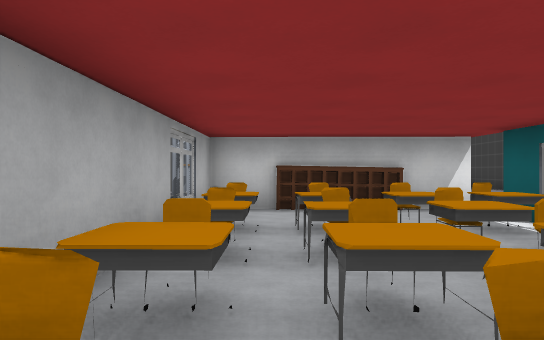
[1] (above)

24 first-person views from a walk through a Godot game level. The camera is 1.5 m above the floor, looks level and sees 70° across. The floor is counted in squares, 2 m on a side. Each view is taken from the middle of a square. On the plan, view 1 faces up. The plan holds only what a view shows up to about 12 squares ahead; the rest is blank. The place goes on beyond the plan. Characters and animated objects are left out. Some surface patterns are stand-ins.

[2]
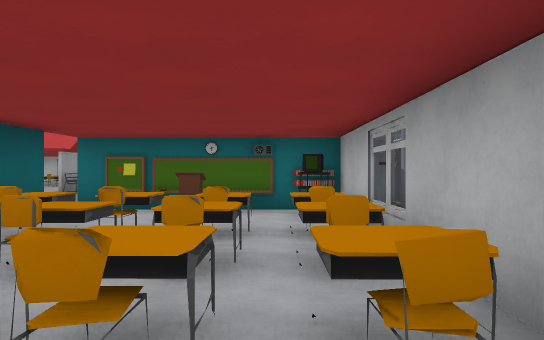

[3]
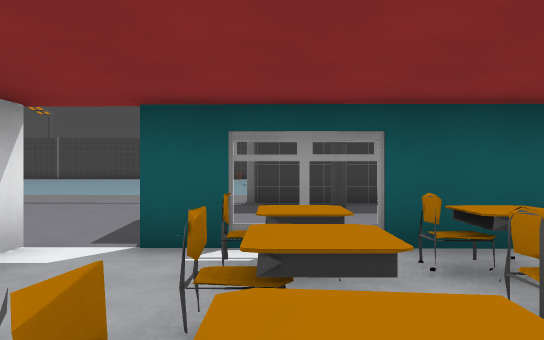

[4]
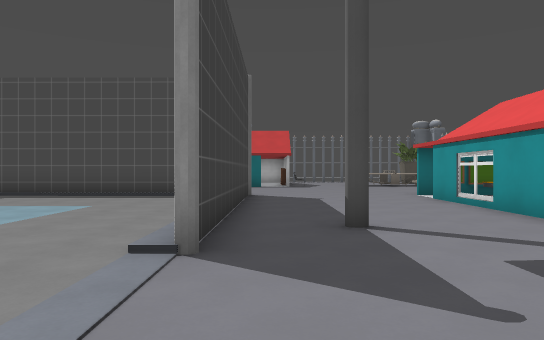

[5]
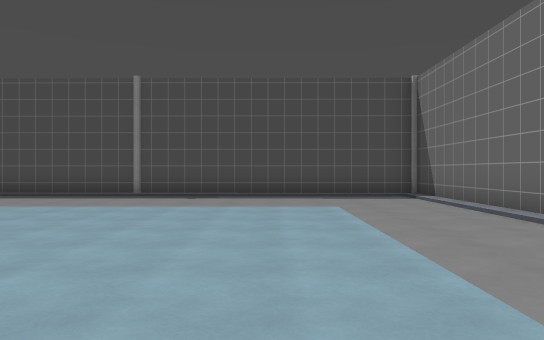

[6]
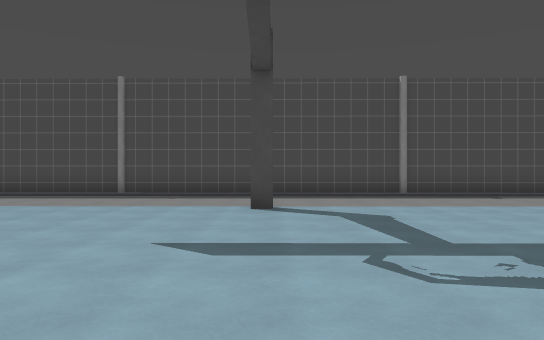

[7]
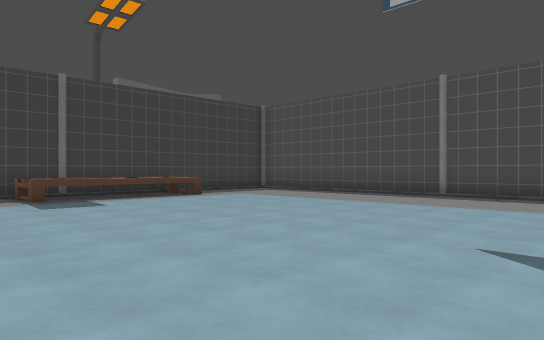

[8]
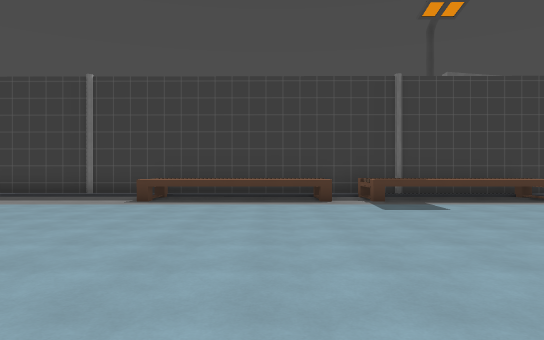

[9]
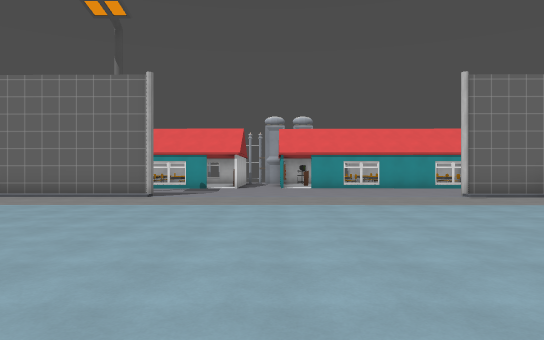

[10]
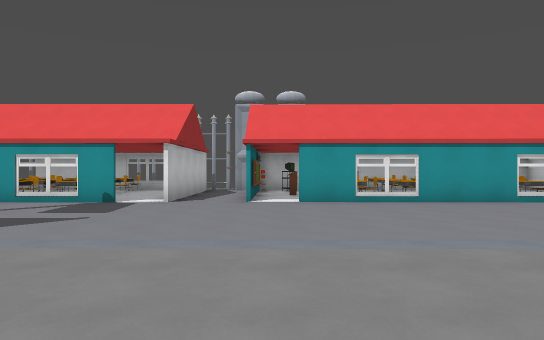

[11]
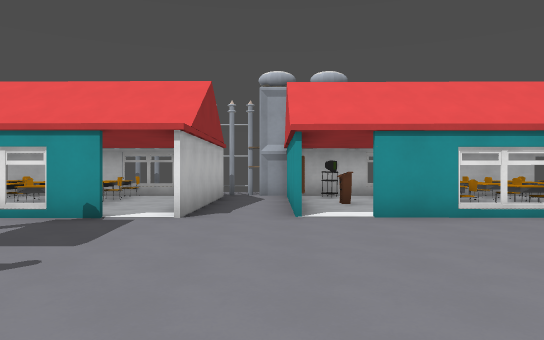

[12]
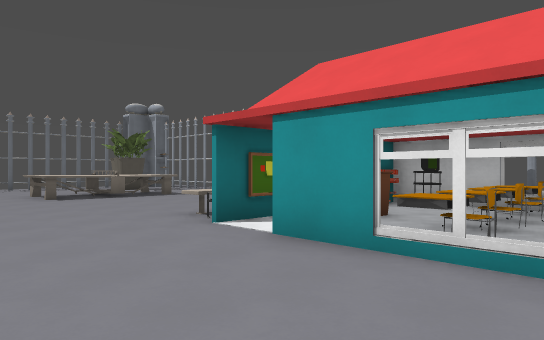

[13]
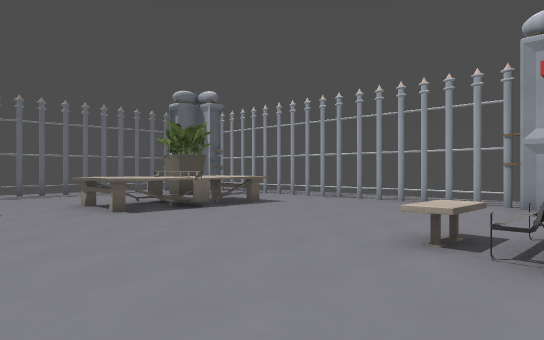

[14]
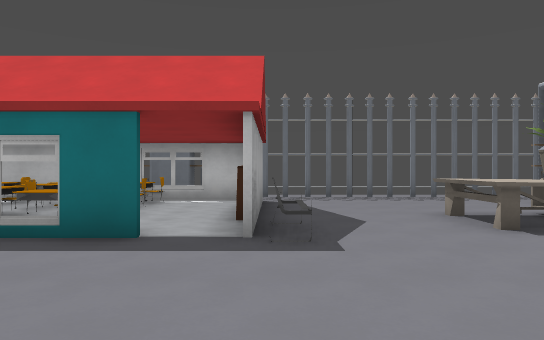

[15]
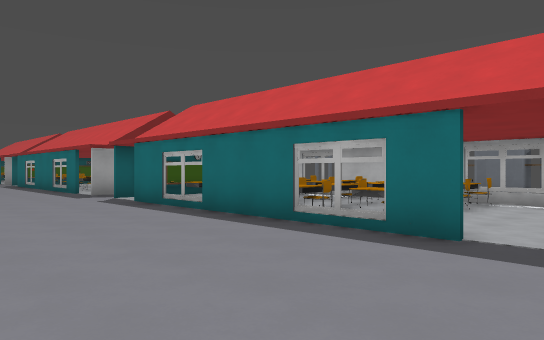

[16]
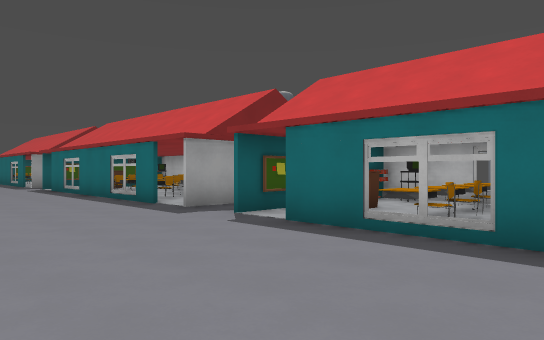

[17]
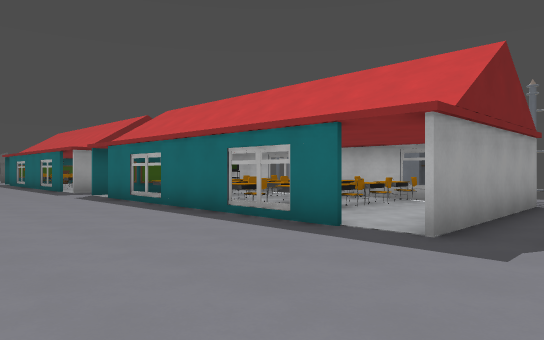

[18]
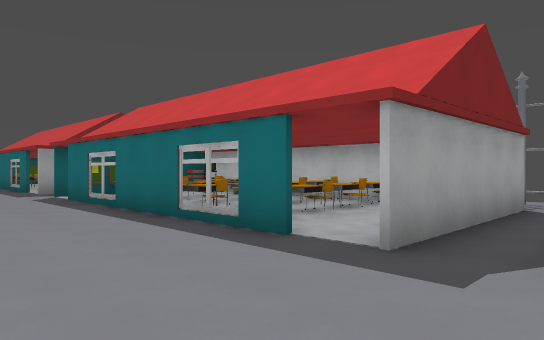

[19]
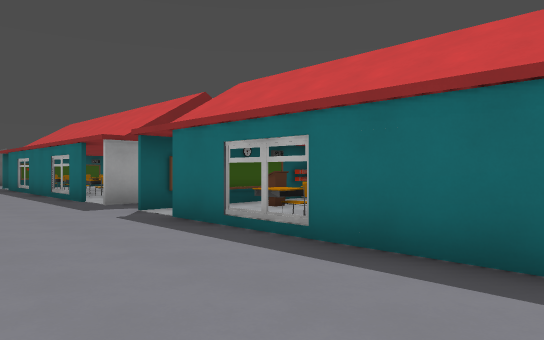

[20]
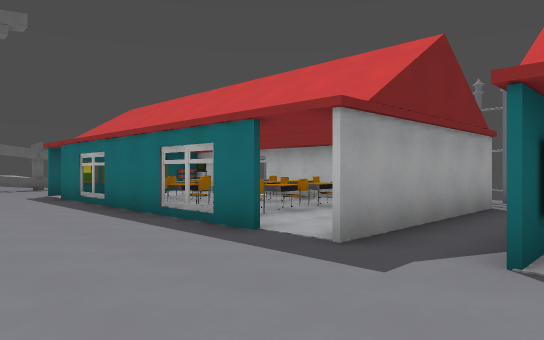

[21]
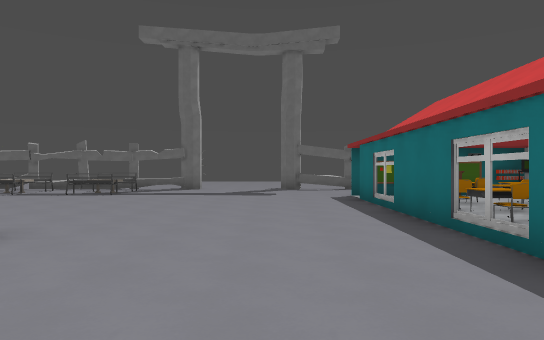

[22]
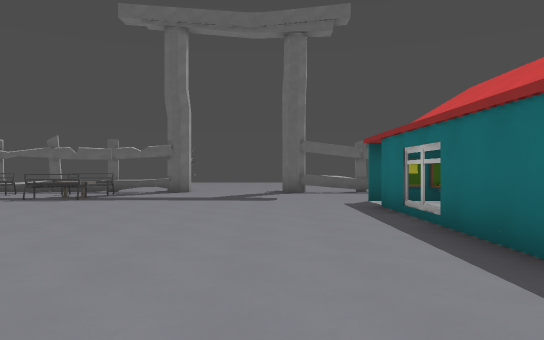

[23]
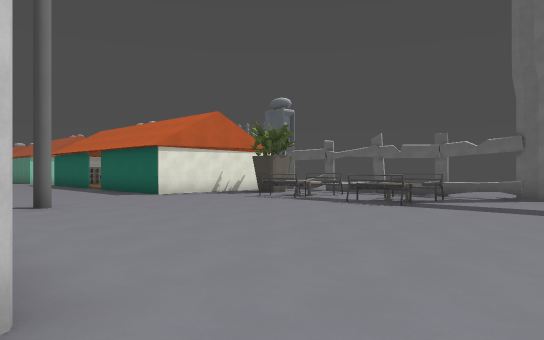

[24]
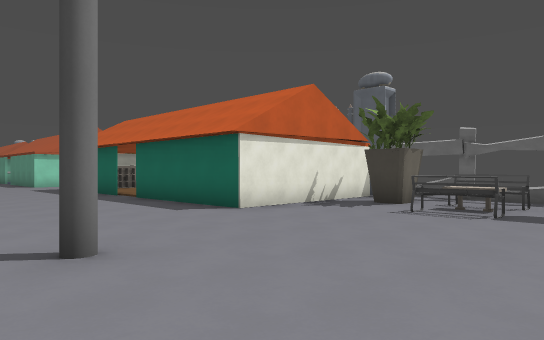

### Floor plan
Key: @ floor where view 1 was taken; # wall or solid block; x gap in a wall; . floor; / step, stairs or slope; = window, fence, low wall or low ledge; ^ raised ledge; F frame; B bench; T thing the floor can be seen under or through; R tree; O other object.
Columns run from 3 left of view 1 to 43 right of it. Each row starts with its distance up from view 1.
 15   #   =...  #...                 ...#
 14   #   #..........               ....#
 13   #   #F...........           ......#  ...
 12   #   =#............         ......^#  ...#
 11   #  #.#..............     ........^#  ....
 10   #####...............     ........^#  ...#
  9   .................... ............^#  ...#
  8  ######...............   ..........^# ....#
  7   #.................................# ....#
  6  ##....#............  .............^# ....#####
  5  ##.^^^F....#....... ..............^# .........
  4   #.##=...#.#......................^# #......R.
  3   #.^^=.....#......................^#.......BB.
  2   #.^^#.....#...........#..........^#.......BB.
  1   #.###F....#.....................  #..........
  0  ##@^^^#....#....................    .......BB.
 -1  O#.x..#....#...................     .......BB.
 -2   ####......#////////////////////    ..........
 -3    ..BB.....#####################   #..........
 -4 .O............ . .. . ..          .............
 -5 .x...........................  . ..............
 -6 .T.............................................
 -7 .T.............................................
 -8 .T........B..F##.F#....##F...F#....#F...F##....
 -9 .#..^^^^..B.#^^ x^..#.##^^##^^..##..^x=x ^## ..
-10  #..^^^^..#.#^^#^^..#.#.^^^^^^..##..^ ^^^  #
-11   ........#.# ^#^^.##.#.^^^^^^..## .^.^^.^##
-12    R......#... .....#.#.^^^^....##  ...  ..#
-13    R......##FF #^O###.#######   ##   #^^  ##
-14    ........           .          .
-15   O########           #          ##

Where each view was taken, in squares from view 1:
view 1: 0 up, 0 right, facing up
view 2: 5 up, 0 right, facing down
view 3: 5 up, 0 right, facing right
view 4: 9 up, 8 right, facing down
view 5: 9 up, 13 right, facing down
view 6: 9 up, 21 right, facing down
view 7: 9 up, 21 right, facing down-right
view 8: 9 up, 22 right, facing right
view 9: 9 up, 20 right, facing left
view 10: 10 up, 13 right, facing left
view 11: 9 up, 10 right, facing left
view 12: 2 up, 7 right, facing down-left
view 13: 2 down, 7 right, facing down-left
view 14: 4 down, 7 right, facing down
view 15: 4 down, 7 right, facing down-right
view 16: 4 down, 12 right, facing down-right
view 17: 4 down, 17 right, facing down-right
view 18: 5 down, 17 right, facing down-right
view 19: 5 down, 22 right, facing down-right
view 20: 5 down, 28 right, facing down-right
view 21: 6 down, 29 right, facing right
view 22: 6 down, 31 right, facing right
view 23: 5 down, 33 right, facing up-right
view 24: 0 up, 34 right, facing up-right
